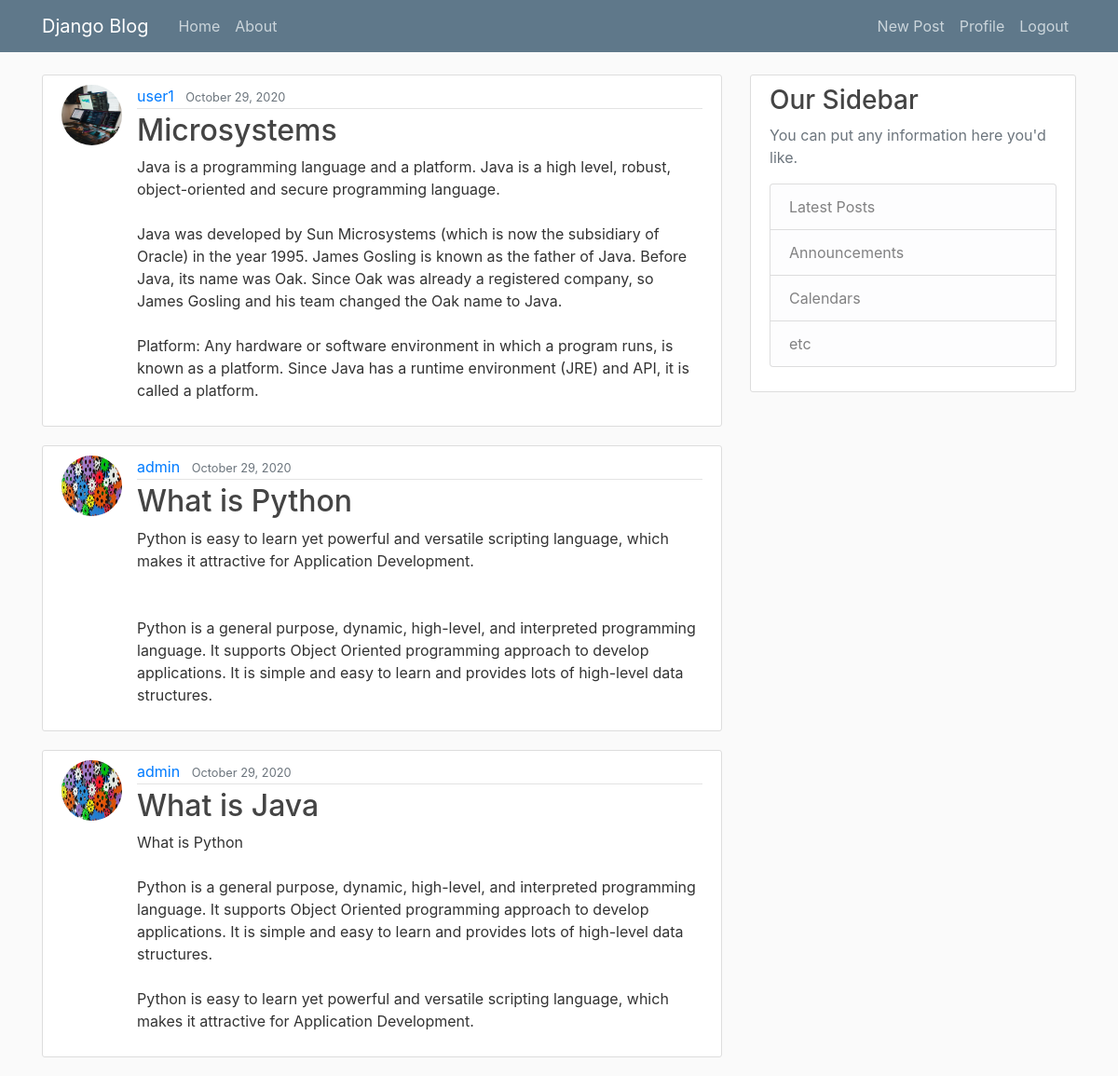
The app's page / (signed in) with its own data.
### blog/models.py (models this page shows, shortened)
class Post(models.Model):
    title = models.CharField(max_length=100)
    content = models.TextField()
    date_posted = models.DateTimeField(default=timezone.now)
    author = models.ForeignKey(User, on_delete=models.CASCADE)

### users/models.py (models this page shows, shortened)
class Profile(models.Model):
    image = models.ImageField(default='default.jpg', upload_to='profile_pics')
    user = models.OneToOneField(User, on_delete=models.CASCADE)

### blog/views.py (the view)
# urls.py: path('', PostListView.as_view(), name='blog-home'),
class PostListView(ListView):
    model = Post
    template_name = 'blog/home.html'  # <app>/<model>_<viewtype>.html
    context_object_name = 'posts'
    ordering = ['-date_posted']

### blog/templates/blog/home.html
{% extends "blog/base.html" %}
{% block content %}
    {% for post in posts %}
        <article class="media content-section">
            <img class="rounded-circle article-img" src="{{ post.author.profile.image.url }}">
          <div class="media-body">
            <div class="article-metadata">
              <a class="mr-2" href="#">{{ post.author }}</a>
              <small class="text-muted">{{ post.date_posted|date:"F d, Y" }}</small>
            </div>
            <h2><a class="article-title" href="{% url 'post-detail' post.id %}">{{ post.title }}</a></h2>
            <p class="article-content">{{ post.content }}</p>
          </div>
        </article>
    {% endfor %}
{% endblock content %}

### blog/static/blog/main.css (style rules this page uses)
body { background: #fafafa; color: #333333; margin-top: 5rem; }
h1, h2, h3, h4, h5, h6 { color: #444444; }
.content-section { background: #ffffff; padding: 10px 20px; border: 1px solid #dddddd; border-radius: 3px; margin-bottom: 20px; }
.article-title { color: #444444; }
.article-content { white-space: pre-line; }
.article-img { height: 65px; width: 65px; margin-right: 16px; }
.article-metadata { padding-bottom: 1px; margin-bottom: 4px; border-bottom: 1px solid #e3e3e3 }

### records on screen
Post: author.profile.image (placeholder picture), author "user1", date_posted "October 29, 2020", title "Microsystems", content "Java is a programming language and a platform. Java is a high level, robust, object-oriented and secure programming language. Java was developed by Sun Microsystems (which is now the subsidiary of Oracle) in the year 1995. James Gosling is known as the father of Java. Before Java, its name was Oak. Since Oak was already a registered company, so James Gosling and his team changed the Oak name to Java. Platform: Any hardware or software environment in which a program runs, is known as a platform. Since Java has a runtime environment (JRE) and API, it is called a platform."
Post: author.profile.image (placeholder picture), author "admin", date_posted "October 29, 2020", title "What is Python", content "Python is easy to learn yet powerful and versatile scripting language, which makes it attractive for Application Development. Python is a general purpose, dynamic, high-level, and interpreted programming language. It supports Object Oriented programming approach to develop applications. It is simple and easy to learn and provides lots of high-level data structures."
Post: author.profile.image (placeholder picture), author "admin", date_posted "October 29, 2020", title "What is Java", content "What is Python Python is a general purpose, dynamic, high-level, and interpreted programming language. It supports Object Oriented programming approach to develop applications. It is simple and easy to learn and provides lots of high-level data structures. Python is easy to learn yet powerful and versatile scripting language, which makes it attractive for Application Development."
